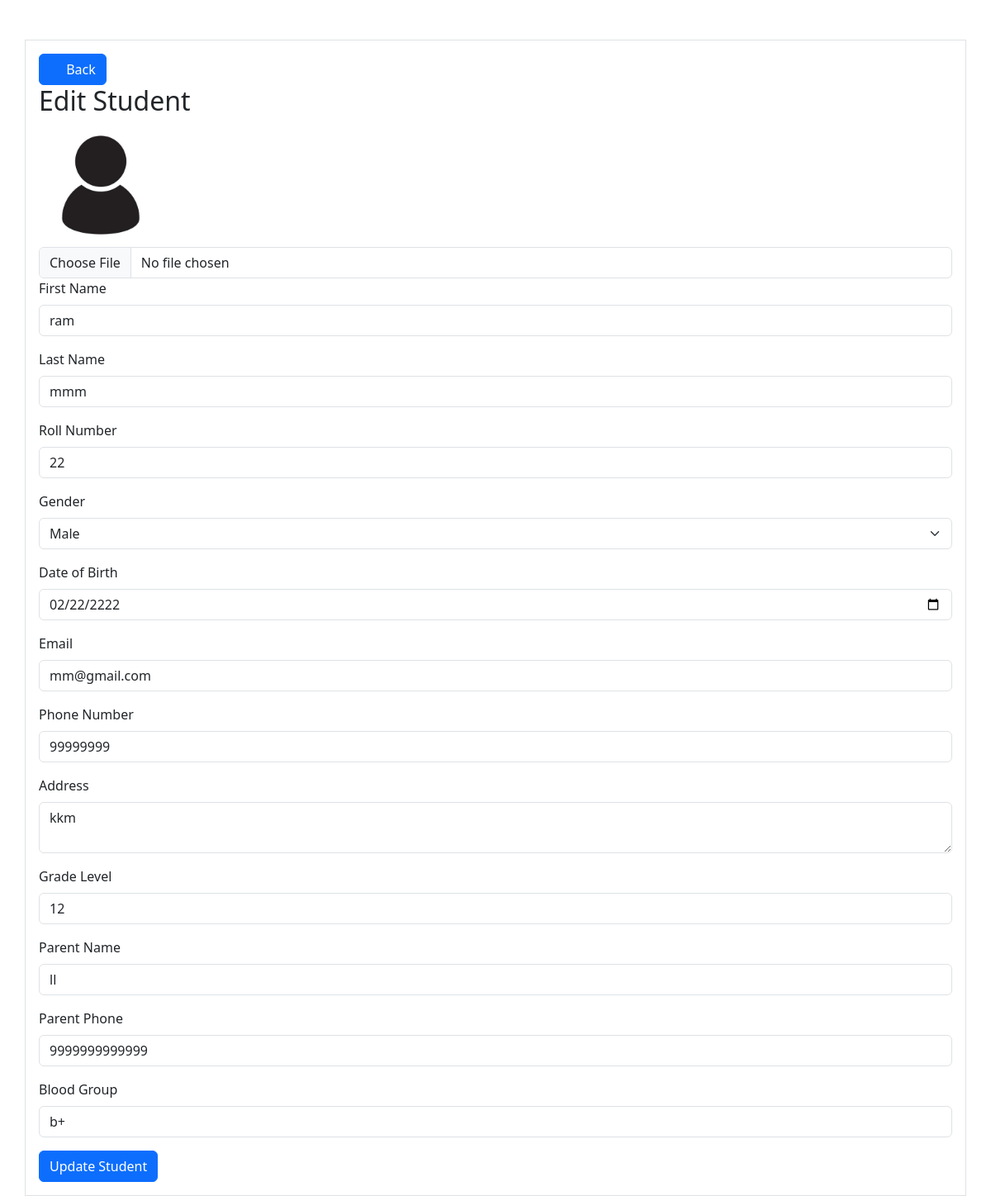
The app's page /edit_student/3/ with its own data.
### students/models.py (models this page shows, shortened)
class Student(models.Model):
    first_name: str = models.CharField(max_length=100)
    last_name: str = models.CharField(max_length=100)
    roll_number: str = models.IntegerField()
    GENDER_CHOICES = [
        ('M', 'Male'),
        ('F', 'Female'),
        ('O', 'Other')
    ]
    gender: str = models.CharField(max_length=1, choices=GENDER_CHOICES)
    date_of_birth: models.DateField = models.DateField()
    email: str = models.EmailField(unique=True)
    phone_number: str = models.CharField(max_length=15)
    address: str = models.TextField()
    enrollment_date: models.DateField = models.DateField(auto_now_add=True)
    is_active: bool = models.BooleanField(default=True)
    grade_level: int = models.IntegerField()
    parent_name: str = models.CharField(max_length=100)
    parent_phone: str = models.CharField(max_length=15)
    blood_group: str = models.CharField(max_length=5)
    photo= models.ImageField(upload_to='student_photos/', blank=True, null=True, editable=True)  # Added photo field
    class Meta:
        ordering = ['last_name', 'first_name']

### students/views.py (the view, shortened to what this page needs)
# urls.py: path('edit_student/<int:id>/', edit_student, name='edit_student'),
def edit_student(request: HttpRequest, id: int) -> HttpResponse:
    student: Student = Student.objects.get(id=id)
    dob: str = student.date_of_birth.strftime("%Y-%m-%d")
    return render(request, 'edit.html', {'student': student, 'dob': dob})

### students/templates/edit.html (shortened to what this page needs)
{% include 'base.html' %}
{% block content %}
<div class="container mt-5 border p-3">
    <a class="btn btn-primary" href="{% url 'index' %}" role="button"><svg xmlns="http://www.w3.org/2000/svg" width="16" height="16" fill="currentColor" class="bi bi-arrow-left" viewBox="0 0 16 16"></svg>
        <path fill-rule="evenodd" d="M15 8a.5.5 0 0 0-.5-.5H2.707l3.147-3.146a.5.5 0 1 0-.708-.708l-4 4a.5.5 0 0 0 0 .708l4 4a.5.5 0 0 0 .708-.708L2.707 8.5H14.5A.5.5 0 0 0 15 8"/>
    </svg>Back</a>
    <h2>Edit Student</h2>
    {% load static %}
    {% if student.photo %}
    <img src="{{ student.photo.url }}" alt="{{ student.first_name }} {{ student.last_name }}"
        class="img-fluid rounded-circle" style="width: 150px; height: 150px;">
    {% else %}
    <img src="{% static 'image/blank.jpg' %}" alt="Default Photo" class="img-fluid rounded-circle" style="width: 150px; height: 150px;">
    {% endif %}
    <form method="POST" enctype="multipart/form-data" >
        <input type="file" class="form-control" id="photo" name="photo">
        <div class="mb-3">
            <label for="first_name" class="form-label">First Name</label>
            <input type="text" class="form-control" id="first_name" name="first_name" value="{{ student.first_name }}"
                required>
        </div>
        <div class="mb-3">
            <label for="last_name" class="form-label">Last Name</label>
            <input type="text" class="form-control" id="last_name" name="last_name" value="{{ student.last_name }}"
                required>
        </div>
        <div class="mb-3">
            <label for="roll_number" class="form-label">Roll Number</label>
            <input type="text" class="form-control" id="roll_number" name="roll_number"
                value="{{ student.roll_number }}" required>
        </div>
        <div class="mb-3">
            <label for="gender" class="form-label">Gender</label>
            <select class="form-select" id="gender" name="gender" required>
                <option value="Male">Male</option>
            </select>
        </div>
        <div class="mb-3">
            <label for="date_of_birth" class="form-label">Date of Birth</label>
            <input type="date" class="form-control" id="date_of_birth" name="date_of_birth"
                 required>
        </div>
        <div class="mb-3">
            <label for="email" class="form-label">Email</label>
            <input type="email" class="form-control" id="email" name="email" value="{{ student.email }}" required>
        </div>
        <div class="mb-3">
            <label for="phone_number" class="form-label">Phone Number</label>
            <input type="text" class="form-control" id="phone_number" name="phone_number"
                value="{{ student.phone_number }}" required>
        </div>
        <div class="mb-3">
            <label for="address" class="form-label">Address</label>
            <textarea class="form-control" id="address" name="address" required>{{ student.address }}</textarea>
        </div>
        <div class="mb-3">
            <label for="grade_level" class="form-label">Grade Level</label>
            <input type="number" class="form-control" id="grade_level" name="grade_level"
                value="{{ student.grade_level }}" required>
        </div>
        <div class="mb-3">
            <label for="parent_name" class="form-label">Parent Name</label>
            <input type="text" class="form-control" id="parent_name" name="parent_name"
                value="{{ student.parent_name }}" required>
        </div>
        <div class="mb-3">
            <label for="parent_phone" class="form-label">Parent Phone</label>
            <input type="text" class="form-control" id="parent_phone" name="parent_phone" value="{{ student.parent_phone }}"
                required>
        </div>
        <div class="mb-3">
            <label for="blood_group" class="form-label">Blood Group</label>
            <input type="text" class="form-control" id="blood_group" name="blood_group" value="{{ student.blood_group }}"
                required>
        </div>
<button type="submit" class="btn btn-primary">Update Student</button>
</form>
</div>
{% endblock %}

### records on screen
Student: first_name "ram", last_name "mmm", roll_number "22", email "mm@gmail.com", phone_number "99999999", address "kkm", grade_level "12", parent_name "ll", parent_phone "9999999999999", blood_group "b+"
